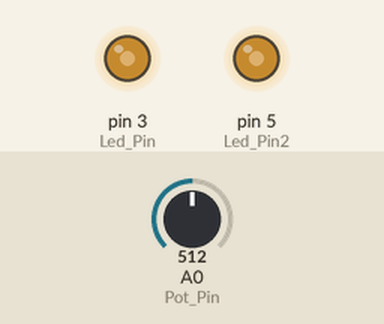
This sketch was run on a simulated Arduino Uno, built with avr-gcc and run on an emulated ATmega328P. Parts: output pins drawn as LEDs (lit = HIGH). Inputs (shaded band) come from the test bench; at power-on: A0 (Pot_Pin) = 512.

Above: at 6.2 s.
6.3 s: A0 (Pot_Pin) set to 716
At 6.6 s:
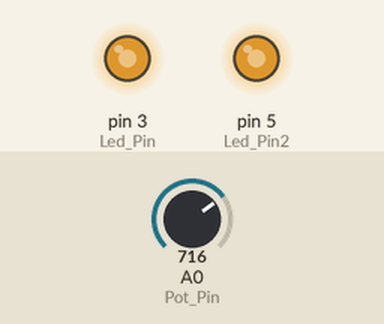
7.8 s: A0 (Pot_Pin) set to 900
At 8.9 s:
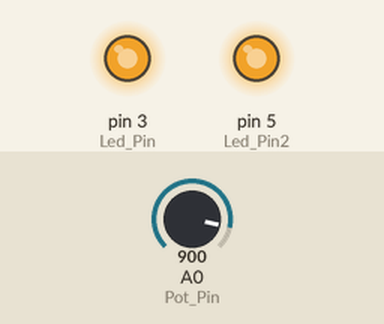
9.3 s: A0 (Pot_Pin) set to 511
At 10.0 s:
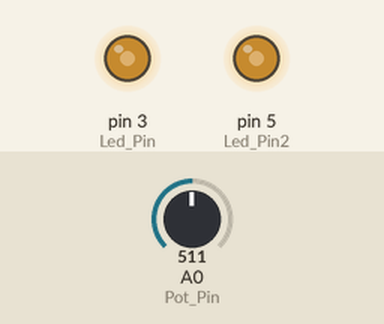
Timing chart, 0 to 12.3 s (numbered marks = the images above; inputs shaded):
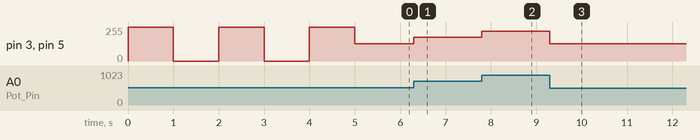

Measured:
- after the input at 6.3 s, pin 3 (Led_Pin), pin 5 (Led_Pin2): 128/255 → 179/255 at once
- after the input at 7.8 s, pin 3 (Led_Pin), pin 5 (Led_Pin2): 179/255 → 224/255 at once
- after the input at 9.3 s, pin 3 (Led_Pin), pin 5 (Led_Pin2): 224/255 → 128/255 at once

The sketch:

UTN-Clase-Arduino03_001.ino
```cpp
// Codigo Ejemplo
int Led_Pin = 3;
int Led_Pin2 = 5;
int Pot_Pin = A0;
int sensorValue = 0;
int outputValue = 0;


void setup()
{
  pinMode(Led_Pin, OUTPUT);
  pinMode(Led_Pin2, OUTPUT);
  Test_Led();
}

void loop()
{
  sensorValue = analogRead(Pot_Pin);
  outputValue = map(sensorValue,0,1023,2,255);
  analogWrite(Led_Pin, outputValue);
  analogWrite(Led_Pin2, outputValue);
}

void Test_Led()
{
  digitalWrite(Led_Pin, HIGH);
  digitalWrite(Led_Pin2, HIGH);
  delay(1000);
  digitalWrite(Led_Pin, LOW);
  digitalWrite(Led_Pin2, LOW);
  delay(1000);
  digitalWrite(Led_Pin, HIGH);
  digitalWrite(Led_Pin2, HIGH);
  delay(1000);
  digitalWrite(Led_Pin, LOW);
  digitalWrite(Led_Pin2, LOW);
  delay(1000);
  digitalWrite(Led_Pin, HIGH);
  digitalWrite(Led_Pin2, HIGH);
  delay(1000);
  digitalWrite(Led_Pin, LOW);
  digitalWrite(Led_Pin2, LOW);

}


  
```
